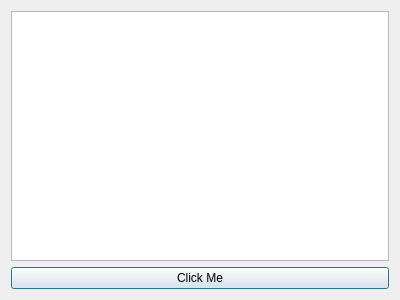
<?xml version="1.0" encoding="UTF-8"?>
<ui version="4.0">
 <class>Dialog</class>
 <widget class="QDialog" name="Dialog">
  <property name="geometry">
   <rect>
    <x>0</x>
    <y>0</y>
    <width>400</width>
    <height>300</height>
   </rect>
  </property>
  <property name="windowTitle">
   <string>Dialog</string>
  </property>
  <layout class="QVBoxLayout" name="verticalLayout">
   <item>
    <widget class="QListWidget" name="listWidget"/>
   </item>
   <item>
    <widget class="QPushButton" name="pushButton">
     <property name="text">
      <string>Click Me</string>
     </property>
    </widget>
   </item>
  </layout>
 </widget>
 <layoutdefault spacing="6" margin="11"/>
 <resources/>
 <connections/>
</ui>
